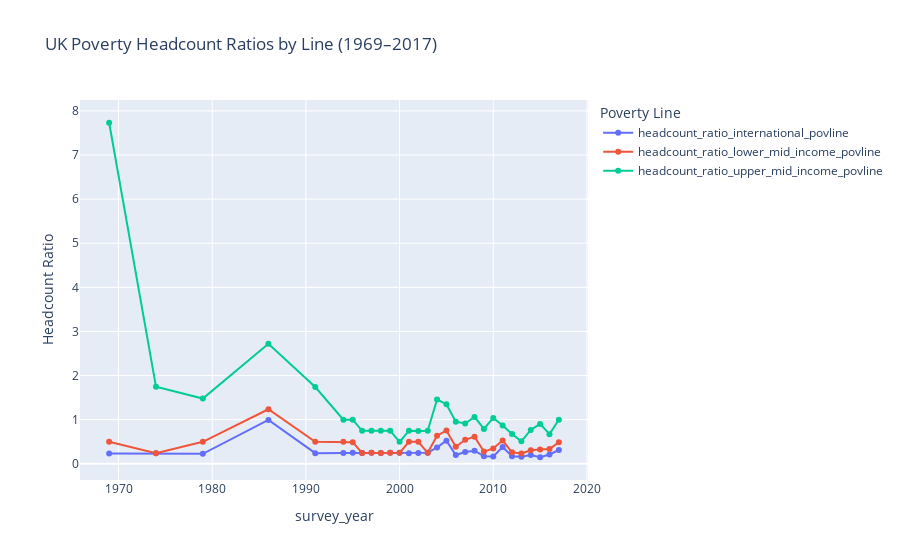

The notebook cell saved with this chart:
### Code cell
fig = px.line(
    df_uk,
    x="survey_year",
    y=[
        "headcount_ratio_international_povline",
        "headcount_ratio_lower_mid_income_povline",
        "headcount_ratio_upper_mid_income_povline"
    ],
    markers=True,
    labels={"value": "Headcount Ratio", "variable": "Poverty Line"},
    title="UK Poverty Headcount Ratios by Line (1969–2017)"
)

fig.show()

### Figure 1 — Plotly figure (JSON) as saved in the notebook; plotly's stock layout.template omitted (floating-point values rounded to 4 significant figures)
{"data": [{"hovertemplate": "Poverty Line=headcount_ratio_international_povline<br>survey_year=%{x}<br>Headcount Ratio=%{y}<extra></extra>", "legendgroup": "headcount_ratio_international_povline", "line": {"color": "#636efa", "dash": "solid"}, "marker": {"symbol": "circle"}, "mode": "markers+lines", "name": "headcount_ratio_international_povline", "orientation": "v", "showlegend": true, "type": "scatter", "x": [1969, 1974, 1979, 1986, 1991, 1994, 1995, 1996, 1997, 1998, 1999, 2000, 2001, 2002, 2003, 2004, 2005, 2006, 2007, 2008, 2009, 2010, 2011, 2012, 2013, 2014, 2015, 2016, 2017], "xaxis": "x", "y": [0.2343, 0.2373, 0.2244, 0.9929, 0.2408, 0.2466, 0.2471, 0.2464, 0.2473, 0.2456, 0.2485, 0.2482, 0.2382, 0.2429, 0.248, 0.3713, 0.5232, 0.1979, 0.2668, 0.2949, 0.1726, 0.1633, 0.3789, 0.1689, 0.1596, 0.1966, 0.1475, 0.2103, 0.3116], "yaxis": "y"}, {"hovertemplate": "Poverty Line=headcount_ratio_lower_mid_income_povline<br>survey_year=%{x}<br>Headcount Ratio=%{y}<extra></extra>", "legendgroup": "headcount_ratio_lower_mid_income_povline", "line": {"color": "#EF553B", "dash": "solid"}, "marker": {"symbol": "circle"}, "mode": "markers+lines", "name": "headcount_ratio_lower_mid_income_povline", "orientation": "v", "showlegend": true, "type": "scatter", "x": [1969, 1974, 1979, 1986, 1991, 1994, 1995, 1996, 1997, 1998, 1999, 2000, 2001, 2002, 2003, 2004, 2005, 2006, 2007, 2008, 2009, 2010, 2011, 2012, 2013, 2014, 2015, 2016, 2017], "xaxis": "x", "y": [0.4969, 0.2373, 0.4981, 1.236, 0.4987, 0.4984, 0.4902, 0.2464, 0.2473, 0.2456, 0.2485, 0.2482, 0.4983, 0.4985, 0.248, 0.635, 0.7527, 0.3843, 0.5431, 0.6142, 0.2761, 0.347, 0.5267, 0.2587, 0.2322, 0.3037, 0.321, 0.3342, 0.4854], "yaxis": "y"}, {"hovertemplate": "Poverty Line=headcount_ratio_upper_mid_income_povline<br>survey_year=%{x}<br>Headcount Ratio=%{y}<extra></extra>", "legendgroup": "headcount_ratio_upper_mid_income_povline", "line": {"color": "#00cc96", "dash": "solid"}, "marker": {"symbol": "circle"}, "mode": "markers+lines", "name": "headcount_ratio_upper_mid_income_povline", "orientation": "v", "showlegend": true, "type": "scatter", "x": [1969, 1974, 1979, 1986, 1991, 1994, 1995, 1996, 1997, 1998, 1999, 2000, 2001, 2002, 2003, 2004, 2005, 2006, 2007, 2008, 2009, 2010, 2011, 2012, 2013, 2014, 2015, 2016, 2017], "xaxis": "x", "y": [7.732, 1.745, 1.478, 2.719, 1.739, 0.9973, 0.9985, 0.7475, 0.7462, 0.7475, 0.7498, 0.4967, 0.7496, 0.7451, 0.747, 1.456, 1.35, 0.9552, 0.9117, 1.062, 0.7897, 1.039, 0.8686, 0.6745, 0.5085, 0.7675, 0.9042, 0.6714, 0.9991], "yaxis": "y"}], "layout": {"legend": {"title": {"text": "Poverty Line"}, "tracegroupgap": 0}, "title": {"text": "UK Poverty Headcount Ratios by Line (1969–2017)"}, "xaxis": {"anchor": "y", "domain": [0, 1], "title": {"text": "survey_year"}}, "yaxis": {"anchor": "x", "domain": [0, 1], "title": {"text": "Headcount Ratio"}}}}
